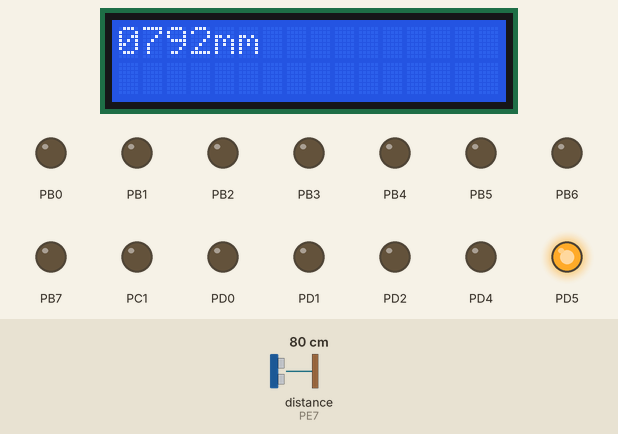
The program below on a simulated ATmega128, built with avr-gcc and emulated at 16 MHz (the files do not name the chip). Parts: 16×2 character LCD, output pins drawn as LEDs (lit = HIGH). Wiring (inferred from the names in the program): ultrasonic range finder: trigger PE6; echo PE7. Wiring (inferred from the signals the program sends): character LCD (HD44780): RS PC0; E PC2; data PC4, PC5, PC6, PC7. The inputs (shaded band) are chosen by the test bench; at power-on: distance to the obstacle (sensor on PE7) 80 cm. The echo pulse lasts 58.3 µs per cm; the character LCD is taken to start in 4-bit mode; pins used as bus, display or sensor lines are not drawn; what the program prints to the serial monitor is not drawn.

Above: at 1.8 s.
1.9 s: distance to the obstacle (sensor on PE7) set to 2 cm
At 5.4 s:
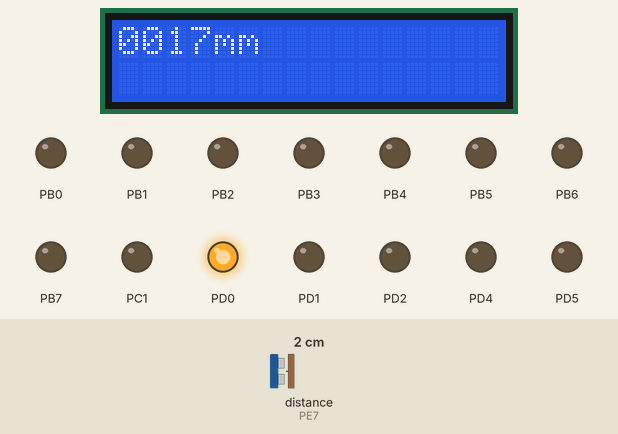
5.7 s: distance to the obstacle (sensor on PE7) set to 4 cm
At 8.0 s:
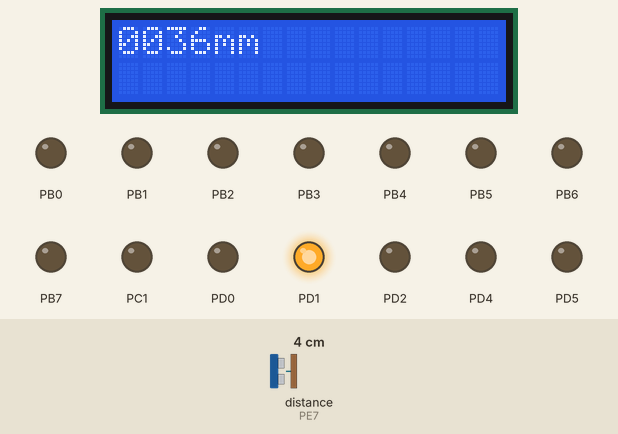
8.9 s: distance to the obstacle (sensor on PE7) set to 9 cm
At 10.4 s:
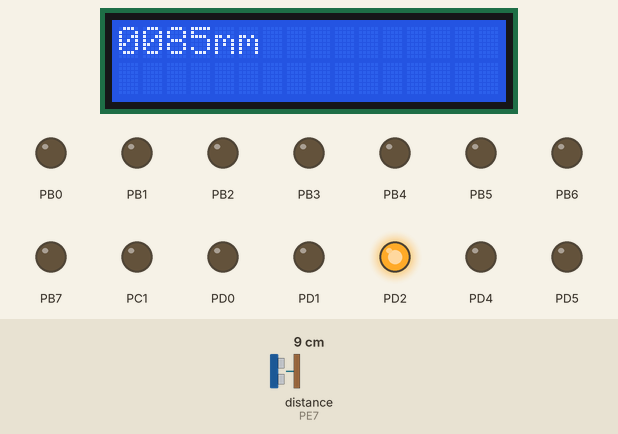
10.9 s: distance to the obstacle (sensor on PE7) set to 18 cm
At 12.9 s:
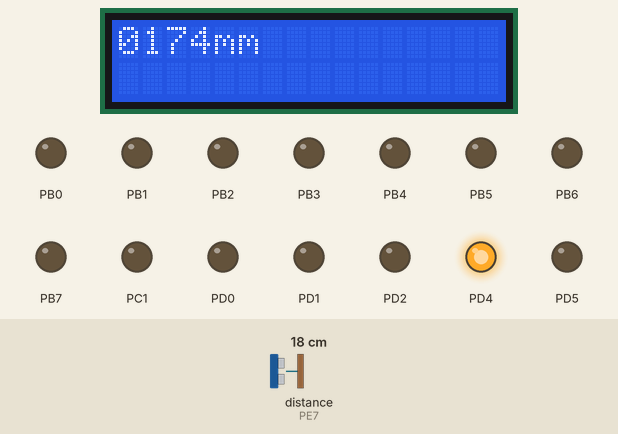
Timing chart, 0 to 14.4 s (numbered marks = the images above; inputs shaded):
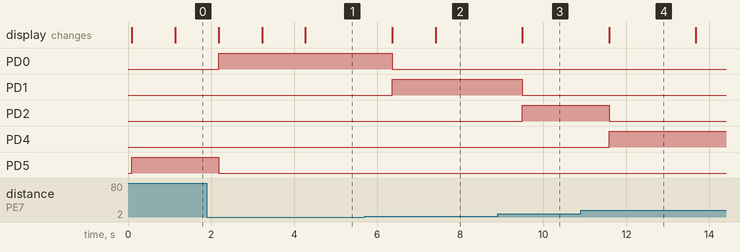

Measured:
- after the input at 1.9 s, PD0: LOW → HIGH after 0.28 s; PD5: HIGH → LOW after 0.28 s; the display: first changes after 0.28 s (image 1 shows a later state)
- after the input at 5.7 s, PD0: HIGH → LOW after 0.66 s; PD1: LOW → HIGH after 0.66 s; the display: first changes after 0.66 s (image 2 shows a later state)
- after the input at 8.9 s, PD1: HIGH → LOW after 0.59 s; PD2: LOW → HIGH after 0.59 s; the display: changes after 0.60 s (image 3)
- after the input at 10.9 s, PD2: HIGH → LOW after 0.68 s; PD4: LOW → HIGH after 0.68 s; the display: changes after 0.69 s (image 4)

The program:

main.c
```c
/*
 * 2s_w02p01_ultrasonic.c
 *
 * Created: 2020-09-23 오전 9:49:37
 * Author : Yunseo Hwang
 */

#define F_CPU 16000000UL
#include <avr/io.h>
#include <util/delay.h>
#include "lcd1602a_h68.h"
#include "uart.h"

#define BV(n) (1 << n)
#define SOUND_VELOCITY 340UL
#define TRIG 6
#define ECHO 7

void ultrasonic_set();
unsigned int ultrasonic_distance();
void lcd_print_distance(unsigned int distance);
void uart_write_distance(unsigned int distance);

int main(void)
{
	unsigned int distance = 0;
	struct lcd1602a_port port = {&DDRC, &DDRC, &PORTC, &PORTC};

	DDRB = 0xFF;
	DDRD = 0xFF;

	set_lcd_bit(4);
	set_lcd_port(port);
	lcd_init(LCD_ROWS_MAX, LCD_COLS_MAX);

	uart_init(BAUDRATE(9600));
	ultrasonic_set();

    while (1)
    {
		distance = ultrasonic_distance();
		lcd_print_distance(distance);
		if (distance <= 30) PORTD = BV(0);
		else if (distance <= 70) PORTD = BV(1);
		else if (distance <= 100) PORTD = BV(2);
		else if (distance <= 130) PORTD = BV(3);
		else if (distance <= 200) PORTD = BV(4);
		else PORTD = BV(5);

		uart_write_distance(distance);

		_delay_ms(1000);
    }
}

void ultrasonic_set()
{
	DDRE = (DDRE | (1 << TRIG)) & ~(1 << ECHO);
}

unsigned int ultrasonic_distance()
{
	unsigned int distance;
	TCCR1B = 0x03;
	PORTE &= ~(1<<TRIG);
	_delay_us(10);
	PORTE |= (1<<TRIG);
	_delay_us(10);
	PORTE &= ~(1<<TRIG);
	while(!(PINE & (1 << ECHO)));
	TCNT1 = 0x0000;
	while(PINE & (1 << ECHO));
	TCCR1B = 0x00;
	distance = SOUND_VELOCITY * (TCNT1 * 4 / 2) / 1000;
	return distance;
}

void lcd_print_distance(unsigned int distance)
{
	lcd_clear();
	lcd_putc(distance / 1000 + '0');
	lcd_putc((distance / 100) % 10 + '0');
	lcd_putc((distance / 10) % 10 + '0');
	lcd_putc(distance % 10 + '0');
	lcd_puts("mm");
}

void uart_write_distance(unsigned int distance)
{
	uart_write(distance / 1000 + '0');
	uart_write((distance / 100) % 10 + '0');
	uart_write((distance / 10) % 10 + '0');
	uart_write(distance % 10 + '0');
	uart_write(' ');
}
```

uart.c
```c
/*
 * uart.c
 *
 * Created: 2020-07-29 오전 11:21:05
 *  Author: user
 */

#include "uart.h"

void uart_init(unsigned int baud)
{
	UBRR0H = (unsigned char)(baud >> 8);
	UBRR0L = (unsigned char)baud;
	UCSR0B = (1 << TXEN0) | (1 << RXEN0);
}

void uart_write(unsigned char data)
{
	while (!(UCSR0A & (1 << UDRE0)));
	UDR0 = data;
}

unsigned char uart_read()
{
	while (!(UCSR0A & (1 << RXC0)));
	return UDR0;
}
```

uart.h
```c
/*
 * uart.h
 *
 * Created: 2020-07-29 오전 11:20:55
 *  Author: user
 */


#ifndef UART_H_
#define UART_H_

#define F_CPU 16000000UL
#define BAUDRATE(x) ((F_CPU / 16 / x) - 1)

#include <avr/io.h>
#include <util/delay.h>

void uart_init(unsigned int baud);
void uart_write(unsigned char data);
unsigned char uart_read();

#endif /* UART_H_ */
```

lcd1602a_h68.c
```c
/*
 * lcd1602a_h68.c
 *
 * Created: 2020-06-25 오후 6:53:53
 *  Author: Yunseo Hwang
 */

#define F_CPU 16000000UL
#include <avr/io.h>
#include <util/delay.h>
#include "lcd1602a_h68.h"

uint8_t lcd_bit;
uint8_t is_lcd_initial = 0;
uint8_t lcd_limit_rows;
uint8_t lcd_limit_cols;
uint8_t lcd_cursor_x = 0;
uint8_t lcd_cursor_y = 0;
struct lcd1602a_port lcd_port;

static uint8_t lcd_port_init();
static uint8_t lcd_data(uint8_t byte);
static uint8_t lcd_command(uint8_t byte);

void set_lcd_port(struct lcd1602a_port port)
{
	lcd_port.data_ddr = port.data_ddr;
	lcd_port.data_port = port.data_port;
	lcd_port.rsrwe_ddr = port.rsrwe_ddr;
	lcd_port.rsrwe_port = port.rsrwe_port;
}

void set_lcd_bit(uint8_t bit)
{
	lcd_bit = bit;
}

uint8_t lcd_init(uint8_t rows, uint8_t cols)
{
	lcd_port_init();

	lcd_limit_rows = rows - 1;
	lcd_limit_cols = cols - 1;

	if (lcd_limit_rows < 0) lcd_limit_rows = 0;
	if (lcd_limit_cols < 0) lcd_limit_cols = 0;
	if (LCD_ROWS_MAX - 1 < lcd_limit_rows) lcd_limit_rows = LCD_ROWS_MAX - 1;
	if (LCD_COLS_MAX - 1 < lcd_limit_cols) lcd_limit_cols = LCD_COLS_MAX - 1;

	_delay_ms(30);

	if (lcd_bit == 4) {
		lcd_command(0x20);
		_delay_us(39);
	}

	lcd_command(0x20 | ((lcd_bit == 8) << 4) | (lcd_limit_cols << 3));
	_delay_us(39);
	lcd_command(0x0C);
	_delay_us(39);
	lcd_command(0x01);
	_delay_ms(1.53);
	lcd_command(0x06);
	_delay_us(39);

	lcd_cursor_x = 0;
	lcd_cursor_y = 0;
	is_lcd_initial = 1;

	return 0;
}

uint8_t lcd_move(uint8_t x, uint8_t y)
{
	lcd_cursor_x = x % (lcd_limit_rows + 1);
	lcd_cursor_y = x > lcd_limit_rows ? (LCD_COLS_MAX - 1) : y % (lcd_limit_cols + 1);

	lcd_command(0x80 + lcd_cursor_x + lcd_cursor_y * 0x40);
	_delay_us(39);

	return 0;
}

uint8_t lcd_putc(const char c)
{
	lcd_move(lcd_cursor_x, lcd_cursor_y);
	lcd_data(c);
	lcd_cursor_x++;
	lcd_move(lcd_cursor_x, lcd_cursor_y);
	return 0;
}

uint8_t lcd_puts(const char* str)
{
	int i = 0;

	for(i = 0; str[i]; i++) {
		lcd_putc(str[i]);
	}

	return 0;
}

uint8_t lcd_clear()
{
	lcd_command(0x01);
	_delay_ms(1.53);

	lcd_cursor_x = 0;
	lcd_cursor_y = 0;
	return 0;
}


uint8_t lcd_create_char(uint8_t location, uint8_t pattern[8])
{
	int i;

	lcd_command(0x40 + (location & 0x07) * 8);
	_delay_us(39);

	for (i = 0; i <  8; i++) {
		lcd_data(pattern[i] & 0x1F);
	}

	return 0;
}

uint8_t lcd_display_shift(uint8_t direction)
{
	lcd_display_shift_str(direction, 0);
}

uint8_t lcd_display_shift_str(uint8_t direction, uint8_t str_size)
{
	int i;
	static int count = -1;

	count ++;

	lcd_command(0x18 | ((direction & 0x01) << 2));
	_delay_us(39);

	if (count > lcd_limit_rows) {
		for (i = 0; i < count + 1 + str_size; i++) {
			lcd_command(0x18 | ((!direction & 0x01) << 2));
			_delay_us(39);
		}
		count = -1 - str_size;
	}

	return 0;
}

static uint8_t lcd_port_init()
{

	*(lcd_port.rsrwe_ddr) |= 0x07;
	*(lcd_port.rsrwe_port) &= ~0x07;

	if (lcd_bit == 8) {
		*(lcd_port.data_ddr) = 0xFF;
		*(lcd_port.data_port) = 0x00;
		return 0;
	} else if (lcd_bit == 4) {
		*(lcd_port.data_ddr) |= 0xF0;
		*(lcd_port.data_port) &= ~0xF0;
		return 0;
	}

	return -1;
}

static uint8_t lcd_data(uint8_t byte)
{
	_delay_ms(2);

	if (lcd_bit == 8) {
		*(lcd_port.data_port) = byte;
		*(lcd_port.rsrwe_port) &= ~0x03;
		*(lcd_port.rsrwe_port) |= 0x01;
		_delay_us(1);
		*(lcd_port.rsrwe_port) |= 0x04;
		_delay_us(1);
		*(lcd_port.rsrwe_port) &= ~0x04;

		return 0;
	} else if (lcd_bit == 4) {
		*(lcd_port.data_port) &= ~0xf0;
		*(lcd_port.data_port) |= byte & 0xf0;
		*(lcd_port.rsrwe_port) &= ~0x03;
		*(lcd_port.rsrwe_port) |= 0x01;
		_delay_us(1);
		*(lcd_port.rsrwe_port) |= 0x04;
		_delay_us(1);
		*(lcd_port.rsrwe_port) &= ~0x04;

		*(lcd_port.data_port) &= ~0xf0;
		*(lcd_port.data_port) |= (byte << 4) & 0xf0;
		*(lcd_port.rsrwe_port) &= ~0x03;
		*(lcd_port.rsrwe_port) |= 0x01;
		_delay_us(1);
		*(lcd_port.rsrwe_port) |= 0x04;
		_delay_us(1);
		*(lcd_port.rsrwe_port) &= ~0x04;

		return 0;
	}
	return -1;
}

static uint8_t lcd_command(uint8_t byte)
{
	_delay_ms(2);

	if (lcd_bit == 8) {
		*(lcd_port.data_port) = byte;
		*(lcd_port.rsrwe_port) &= ~0x03;
		_delay_us(1);
		*(lcd_port.rsrwe_port) |= 0x04;
		_delay_us(1);
		*(lcd_port.rsrwe_port) &= ~0x04;

		return 0;
	} else if (lcd_bit == 4) {
		*(lcd_port.data_port) &= ~0xf0;
		*(lcd_port.data_port) |= byte & 0xf0;
		*(lcd_port.rsrwe_port) &= ~0x03;
		_delay_us(1);
		*(lcd_port.rsrwe_port) |= 0x04;
		_delay_us(1);
		*(lcd_port.rsrwe_port) &= ~0x04;

		*(lcd_port.data_port) &= ~0xf0;
		*(lcd_port.data_port) |= (byte << 4) & 0xf0;
		*(lcd_port.rsrwe_port) &= ~0x03;
		_delay_us(1);
		*(lcd_port.rsrwe_port) |= 0x04;
		_delay_us(1);
		*(lcd_port.rsrwe_port) &= ~0x04;

		return 0;
	}

	return -1;
}
```

lcd1602a_h68.h
```c
/*
 * lcd1602a_h68.h
 *
 * Created: 2020-06-25 오후 6:54:22
 *  Author: Yunseo Hwang
 */


#ifndef LCD1602A_H68_H_
#define LCD1602A_H68_H_

#define LCD_PIN_RS  0
#define LCD_PIN_RW  1
#define LCD_PIN_E   2

#define LCD_PIN_DB0 0
#define LCD_PIN_DB1 1
#define LCD_PIN_DB2 2
#define LCD_PIN_DB3 3

#define LCD_PIN_DB4 4
#define LCD_PIN_DB5 5
#define LCD_PIN_DB6 6
#define LCD_PIN_DB7 7

#define LCD_ROWS_MAX 16
#define LCD_COLS_MAX 2

#define LCD_SHIFT_RIGHT 1
#define LCD_SHIFT_LEFT  0

struct lcd1602a_port {
	volatile uint8_t *rsrwe_ddr;
	volatile uint8_t *data_ddr;
	volatile uint8_t *rsrwe_port;
	volatile uint8_t *data_port;
};

void set_lcd_port(struct lcd1602a_port port);
void set_lcd_bit(uint8_t bit);
uint8_t lcd_init(uint8_t rows, uint8_t cols);

uint8_t lcd_move(uint8_t x, uint8_t y);
uint8_t lcd_putc(const char c);
uint8_t lcd_puts(const char* str);
uint8_t lcd_clear();
uint8_t lcd_create_char(uint8_t location, uint8_t pattern[8]);
uint8_t lcd_display_shift_str(uint8_t direction, uint8_t str_size);
uint8_t lcd_display_shift(uint8_t direction);
#endif /* LCD1602A_H_ */
```
